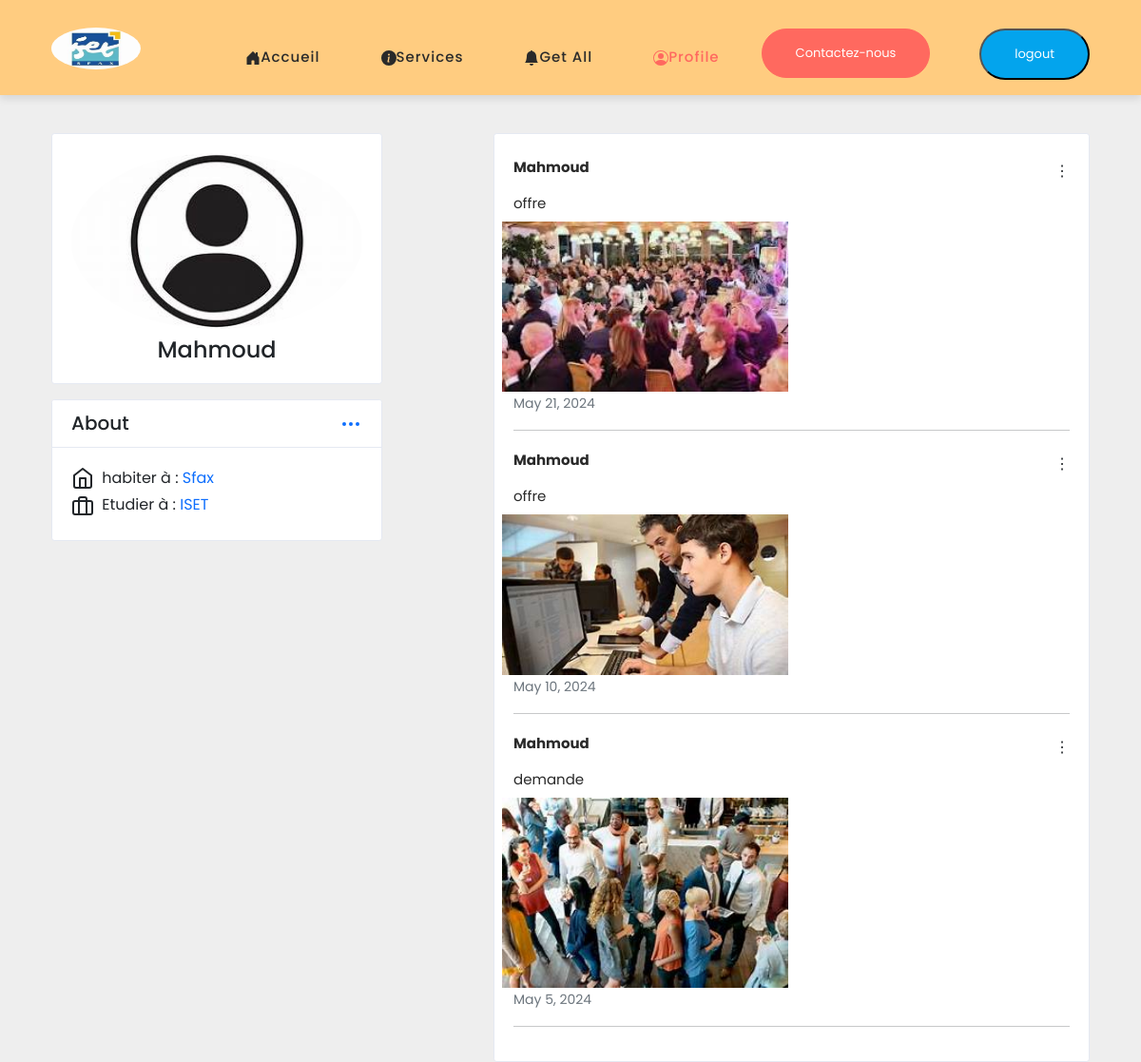
Page /profil/ (signed in) on the committed database.
### Studenthelp/models.py (models this page shows, shortened)
class User(models.Model):
    nom=models.CharField(max_length=100)
    prenom=models.CharField(max_length=100)
    telephone=models.CharField(max_length=100)
    email=models.EmailField(default='Non definie')
    password=models.CharField(max_length=100 ,default="Enter your password")
    class Meta:
        verbose_name = "Utilisateur"
        verbose_name_plural = "Utilisateurs"

class Poste(models.Model):
    TYPE_CHOICES = [( 0,"offre"), ( 1,"demande")]
    image = models.ImageField(blank=True)
    type = models.IntegerField(choices=TYPE_CHOICES,default="0")
    date = models.DateField(null=True, default=date.today)
    user = models.ForeignKey('User', on_delete=models.CASCADE, null=True)
    def affichertype(self):
          return 'offre' if self.type == 0 else 'demande'

### Studenthelp/views.py (the view)
# urls.py: path('profil/', views.profil, name="profil"),
def profil(request):
    if request.session.get('user_nom'):
        user_nom = request.session['user_nom']
        user = User.objects.filter(nom=user_nom).first()
        context = {
            'poste': Poste.objects.filter(user=user).order_by('-date'),  # Filtrer les publications de l'utilisateur connecté
            'reactions': Reaction.objects.all(),
            'user_nom': user_nom,
        }
        return render(request, 'profil.html', context)
    else:
        return redirect('http://127.0.0.1:8000/Studenthelp/login/')

### Studenthelp/templates/profil.html (shortened to what this page needs)
{% load static %}
<!DOCTYPE html>
<html lang="en">
<head>
    <link rel='stylesheet' href='https://cdn.jsdelivr.net/npm/bootstrap@4.1.1/dist/css/bootstrap.min.css'>
    <link href="https://cdn.jsdelivr.net/npm/bootstrap@5.3.0-alpha1/dist/css/bootstrap.min.css" rel="stylesheet">
    <link href="{% static 'Studenthelp/vendor/bootstrap/css/bootstrap.min.css' %}" rel="stylesheet" />
    <link rel="stylesheet" href="{% static 'Studenthelp/css/fontawesome.css' %}" />
    <link rel="stylesheet" href="{% static 'Studenthelp/css/templatemo-onix-digital.css' %}" />
    <link rel="stylesheet" href="{% static 'Studenthelp/css/animated.css' %}" />
    <link rel="stylesheet" href="{% static 'Studenthelp/css/owl.css' %}" />
</head>
<body>
    <header class="header-area header-sticky wow slideInDown" data-wow-duration="0.75s" data-wow-delay="0s">
        <div class="container">
          <div class="row">
            <div class="col-12">
              <nav class="main-nav">
                <a href="http://127.0.0.1:8000/Studenthelp/accueil/" class="logo" ><img src="/static/images/iset.jpg" class="rounded-logo" /></a>
                <ul class="nav">
                  <li class="scroll-to-section">
                    <a href="/Studenthelp/accueil" >
                      Accueil
                    </a>
                  </li>
                  <li class="scroll-to-section">
                    <a href="/Studenthelp/choix">
                      Services
                    </a>
                  </li>
                  <li class="scroll-to-section">
                    <a href="/all-posts">
                      <svg xmlns="http://www.w3.org/2000/svg" width="16" height="16" fill="currentColor" class="bi bi-bell-fill" viewBox="0 0 16 16">
                        <path d="M8 16a2 2 0 0 0 2-2H6a2 2 0 0 0 2 2m.995-14.901a1 1 0 1 0-1.99 0A5 5 0 0 0 3 6c0 1.098-.5 6-2 7h14c-1.5-1-2-5.902-2-7 0-2.42-1.72-4.44-4.005-4.901" />
                      </svg>Get All
                    </a>
                  </li>
                  <li class="scroll-to-section">
                    <a href="/Studenthelp/profil" class="active">
                      Profile
                    </a>
                  </li>
                  <li>
                    <form method="post" action="{% url 'contact' %}">
                      <button class="main-button-red" type="submit">Contactez-nous</button>
                    </form>
                  </li>
                  <li>
                    <form method="post" action="{% url 'logout' %}">
                      <button class="main-button" type="submit">logout</button>
                    </form>
                  </li>
                </ul>
              </nav>
            </div>
          </div>
        </div>
      </header>
      <div id="pricing" class="pricing-tables">
        <div class="container">
        <div class="row">
            <div class="col-lg-4">
                <div class="card mb-3">
                    <div class="card-body text-center">
                        <img src="/static/images/logo.jpg"  class="img-fluid rounded-circle mb-2" width="128" height="128">
                        <h4 class="card-title mb-0">{{ user_nom }}</h4>
                    </div>
                </div>
                <div class="card mb-3">
                    <div class="card-header">
                        <div class="card-actions float-right">
                            <div class="dropdown show">
                                <a href="#" data-toggle="dropdown" data-display="static">
                                </a>
                            </div>
                        </div>
                        <h5 class="card-title mb-0">About</h5>
                    </div>
                    <div class="card-body">
                        <ul class="list-unstyled mb-0">
                            <li class="mb-1">
                                 habiter à  :<a href="#">  Sfax</a></li>
                            <li class="mb-1">
                                 Etudier à  : <a href="#">   ISET</a></li>
                        </ul>
                    </div>
                </div>
            </div>
            <div class="col-lg-1">
            </div>
            <div class="col-lg-7">
                <div class="card">
                    <div class="card-body">
                        {% for post in poste %}
                        <div class="media">
                            <div class="media-body">
                                    <div class="card-actions float-right">
                                        <div class="select-wrapper">
                                            <select class="form-control" onchange="location.href=this.value">
                                                <option selected></option>
                                                <option value="{% url 'modifier_post' pk=post.pk %}">Modifier</option>
                                            </select>
                                        </div>
                                    </div>
                                <p class="mb-2"><strong>{{ post.user.nom }}</strong></p>
                                <p>{{ post.affichertype }}</p>
                                <div class="row no-gutters mt-1">
                                    <div class="col-6">
                                        {% if post.image %}
                                            <img src="{{ post.image.url }}" class="img-fluid pr-1" alt="Image du poste">
                                        {% else %}
                                            <p>Aucune image associée à ce poste.</p>
                                        {% endif %}
                                    </div>
                                </div>
                                <small class="text-muted">{{ post.date }}</small>
                            </div>
                        </div>
                        <hr>
                        {% endfor %}
                    </div>
                </div>
            </div>
    </div>
        </div>
</body>
</html>

### static/Studenthelp/css/templatemo-onix-digital.css (style rules this page uses)
html, body, div, span, applet, object, iframe, h1, h2, h3, h4, h5, h6, p, blockquote, div pre, a, abbr, acronym, address, big, cite, code, del, dfn, em, font, img, ins, kbd, q, s, samp, small, strike, strong, sub, sup, tt, var, b, u, i, center, dl, dt, dd, ol, ul, li, figure, header, nav, section, article, aside, footer, figcaption { margin: 0; padding: 0; border: 0; outline: 0; }
ul, li { padding: 0; margin: 0; list-style: none; }
header, nav, section, article, aside, footer, hgroup { display: block; }
* { box-sizing: border-box; }
html, body { font-family: 'Poppins', sans-serif; font-weight: 400; background-color: #fff; -ms-text-size-adjust: 100%; -webkit-font-smoothing: antialiased; -moz-osx-font-smoothing: grayscale; }
a { text-decoration: none !important; }
h1, h2, h3, h4, h5, h6 { margin-top: 0px; margin-bottom: 0px; }
ul { margin-bottom: 0px; }
p { font-size: 15px; line-height: 30px; color: #2a2a2a; }
img { width: 100%; overflow: hidden; }
html, body { background: #fff; font-family: 'Poppins', sans-serif; }
.header-area { background-color: #fafafa; position: absolute; top: 0px; left: 0px; right: 0px; z-index: 100; height: 100px; -webkit-transition: all .5s ease 0s; -moz-transition: all .5s ease 0s; -o-transition: all .5s ease 0s; transition: all .5s ease 0s; }
.header-area .main-nav { min-height: 80px; background: transparent; }
.header-area .main-nav .logo { line-height: 100px; color: #fff; font-size: 28px; font-weight: 700; text-transform: uppercase; letter-spacing: 2px; float: left; -webkit-transition: all 0.3s ease 0s; -moz-transition: all 0.3s ease 0s; -o-transition: all 0.3s ease 0s; transition: all 0.3s ease 0s; }
.header-area .main-nav .nav { float: right; margin-top: 30px; margin-right: 0px; background-color: transparent; -webkit-transition: all 0.3s ease 0s; -moz-transition: all 0.3s ease 0s; -o-transition: all 0.3s ease 0s; transition: all 0.3s ease 0s; position: relative; z-index: 999; }
.header-area .main-nav .nav li { padding-left: 20px; padding-right: 20px; }
.header-area .main-nav .nav li:last-child { padding-right: 0px; padding-left: 40px; }
.header-area .main-nav .nav li a { display: block; font-weight: 500; font-size: 15px; color: #2a2a2a; text-transform: capitalize; -webkit-transition: all 0.3s ease 0s; -moz-transition: all 0.3s ease 0s; -o-transition: all 0.3s ease 0s; transition: all 0.3s ease 0s; height: 40px; line-height: 40px; border: transparent; letter-spacing: 1px; }
.header-area .main-nav .nav li a { color: #2a2a2a; }
.header-area .main-nav .nav li:hover a, .header-area .main-nav .nav li a.active { color: #ff685f!important; }
.header-area.header-sticky { min-height: 80px; }
.header-area .nav { margin-top: 30px; }
.header-area.header-sticky .nav li a.active { color: #ff685f; }
@media (max-width: 1200px) { .header-area .main-nav .nav li { padding-left: 12px; padding-right: 12px; } }
@media (max-width: 1200px) { .header-area .main-nav:before { display: none; } }
@media (min-width: 767px) { .header-area .main-nav .nav { display: flex !important; } }
.pricing-tables { z-index: 2; position: relative; padding-top: 120px; margin-top: 0px; }

### rows in the picture
User: nom "Mahmoud"
Poste: user.nom "Mahmoud", affichertype "offre", image (picture), date "May 21, 2024"
Poste: user.nom "Mahmoud", affichertype "offre", image (picture), date "May 10, 2024"
Poste: user.nom "Mahmoud", affichertype "demande", image (picture), date "May 5, 2024"
